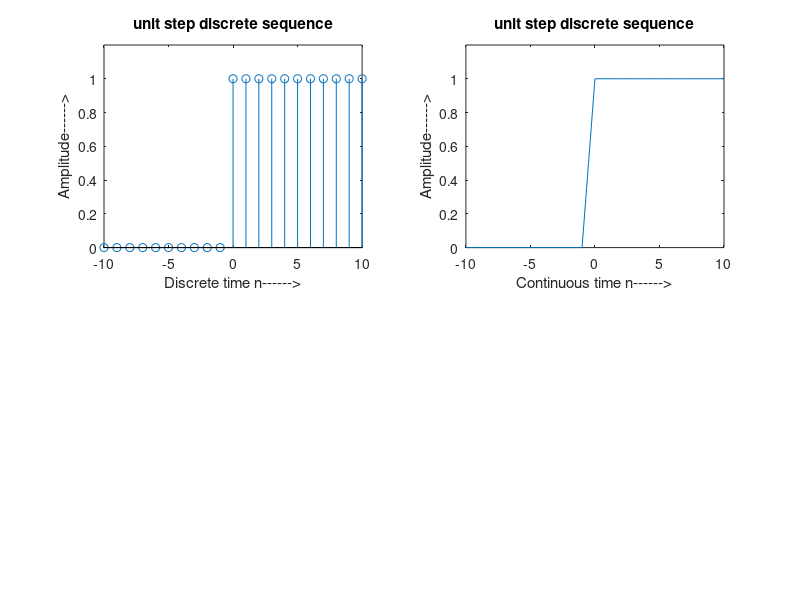

Write the MATLAB code that produced this figure.
% unit step discrete sequence
n=-10:1:10;
step=[zeros(1,10),ones(1,11)];
subplot(2,2,1);
stem(n,step);
xlabel('Discrete time n------>');
ylabel('Amplitude------>');
title('unit step discrete sequence');
axis([-10 10 0 1.2]);

% unit step continuous sequence
n=-10:1:10;
step=[zeros(1,10),ones(1,11)];
subplot(2,2,2);
plot(n,step);
xlabel('Continuous time n------>');
ylabel('Amplitude------>');
title('unit step discrete sequence');
axis([-10 10 0 1.2]);